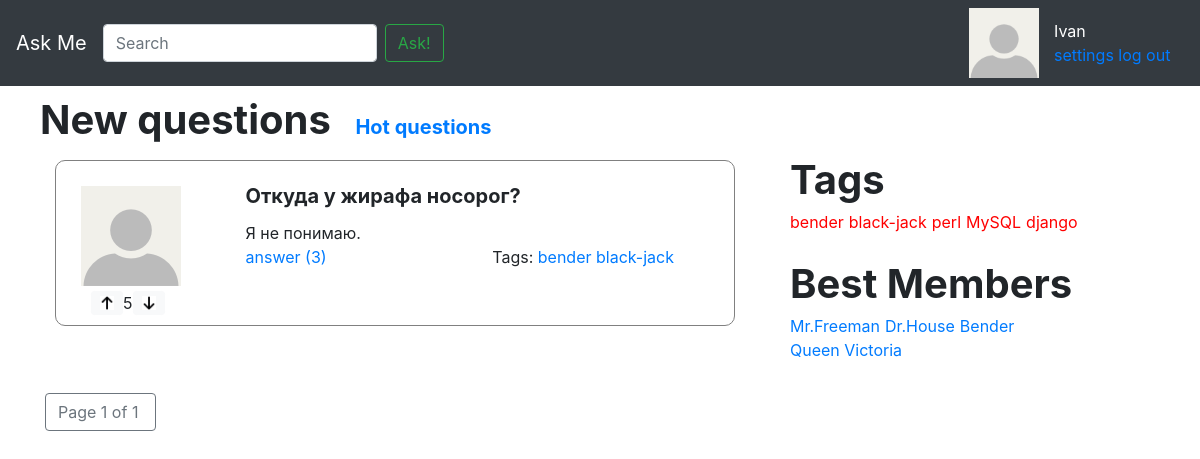
The app's page /, older data.
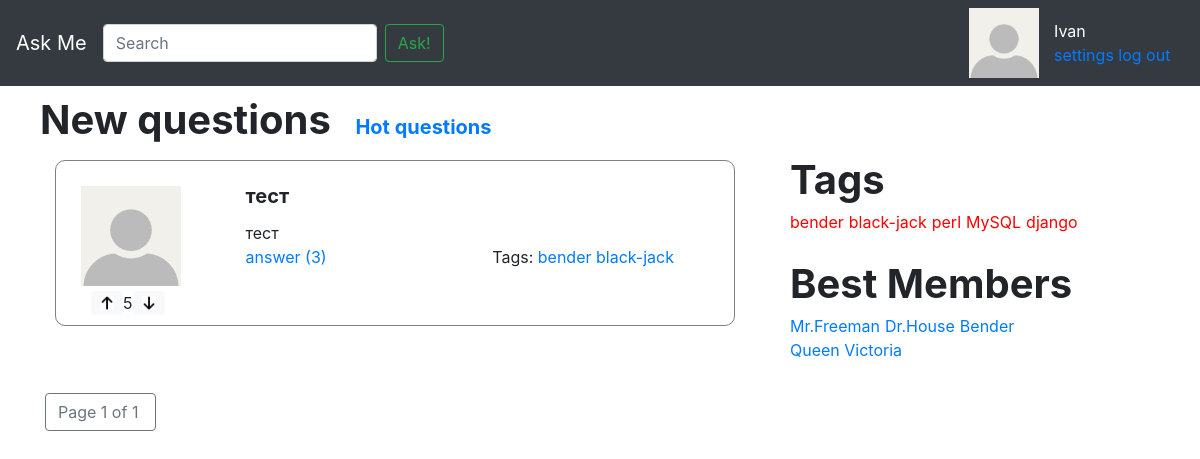
The same page, newer data.
### app/models.py (models this page shows, shortened)
class Question(models.Model):
	title = models.CharField(max_length = 256, verbose_name = 'Заголовок')
	text = models.TextField(verbose_name = 'Текст')
	date_create = models.DateField(auto_now_add=True, verbose_name = 'Дата создания')
	rating = models.IntegerField(verbose_name = 'Рейтинг')
	author = models.ForeignKey('User', on_delete = models.CASCADE, verbose_name = 'Автор')
	tags = models.ManyToManyField('Tag', verbose_name = 'Тэги')
	marks = GenericRelation(Mark)
	objects = QuestionManager()
	class Meta:
		verbose_name = 'Вопрос'
		verbose_name_plural = 'Вопросы'

### app/views.py (the view)
# urls.py: path('', views.new_questions, name='index'),
def new_questions(request):
	new_questions = Question.objects.new_questions()
	question_pages = paginate(request, new_questions)
	return render(request, 'index.html', {
        'page_obj': question_pages,
    })

### app/models.py (called while the page is built)
	def new_questions(self):
		return self.order_by('-date_create', '-rating')

### app/views.py (called while the page is built)
def paginate(request, object_list, per_page=3):
    paginator = Paginator(object_list, per_page)
    page_number = request.GET.get('page')
    page_obj = paginator.get_page(page_number)
    return page_obj

### askme/context_processors.py (called while the page is built)
def tags(arg):
	tags = { 1:'bender',
		2:'black-jack',
		3:'perl',
		4:'MySQL',
		5:'django',
	}
	return { 'tags': tags }

def best_members(arg):
	best_members = {
		1:'Mr.Freeman',
		2:'Dr.House',
		3:'Bender',
		4:'Queen Victoria',
		}
	return { 'members': best_members }

### templates/index.html
{% extends 'inc/base.html' %}
{% load static %}
{% block header %}
    <span href="" id="new_questions_text">New questions</a>
    <a href="{% url 'hot_questions' %}" id="hot_questions_text">Hot questions</a>
{% endblock header %}
{% block content %}
    {% for question in page_obj %}
        {% include 'inc/one_question.html' %}
    {% endfor %}
{% endblock content %}
{% block right %}
    {% include 'inc/tags_section.html' %}
{% endblock right %}

### templates/inc/one_question.html
{% load static %}
<div class="row question-box">
	<div class="col-3 question_box_left">
		<div class="row">
			<img src="{% static "img/111.jpg" %}" alt="My image" class="question-img">
		</div>
		<div class="row like_widget">
			<img class="btn btn-primary btn-sm btn-light" src="{% static 'img/like.jpg' %}" height="24">
			<div class="bd-highlight like-status">5</div>
			<img class="btn btn-primary btn-sm btn-light" src="{% static 'img/dislike.jpg' %}" height="24">
		</div>
	</div>
	<div class="col-9">
		<div class="question_box_right">
			<div class="question-title">{{ question.title }}</div>
			<div class="question-text">{{ question.text }}</div>
			<div class="row">
				<div class="col">
					<a class="ans_tag" href="{% url 'question_answers' question.id  %}">answer (<span>3</span>)</a>
				</div>
				<div class="col">
					<span class="ans_tag">Tags:</span>
					<a class="ans_tag" href="{% url 'tag' tags.1  %}">{{ tags.1 }}</a>
					<a class="ans_tag" href="{% url 'tag' tags.2  %}">{{ tags.2 }}</a>
				</div>
			</div>
		</div>
	</div>
</div>

Row changes from the older to the newer data that the page shows:
changed Question: title "Откуда у жирафа носорог?" → "тест"; text "Я не понимаю." → "тест"
